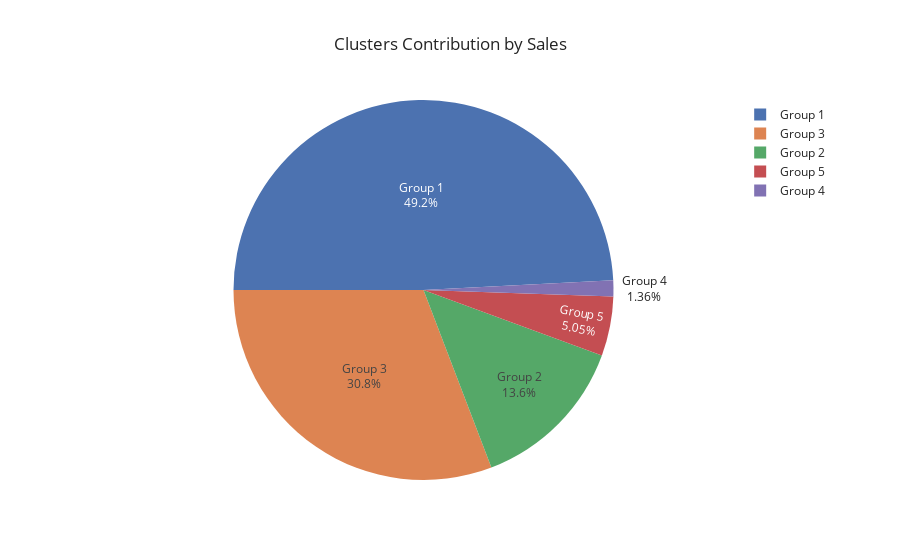

The notebook cell saved with this chart:
### Code cell
# pie plot
import plotly.express as px

fig = px.pie(ord_sales_cluster['Sales'],
             values=ord_sales_cluster['Sales'].values,
             names=ord_sales_cluster['Sales'].index,
             title="Clusters Contribution by Sales",
             template="seaborn")
fig.update_traces(rotation=-90, textinfo="percent+label")
#Saving Plot for dashboards

fig.show()

### Figure 1 — Plotly figure (JSON) as saved in the notebook; plotly's stock layout.template omitted (floating-point values rounded to 4 significant figures)
{"data": [{"domain": {"x": [0, 1], "y": [0, 1]}, "hovertemplate": "K-Means_Cluster=%{label}<br>value=%{value}<extra></extra>", "labels": ["Group 1", "Group 2", "Group 3", "Group 4", "Group 5"], "legendgroup": "", "name": "", "rotation": -90, "showlegend": true, "textinfo": "percent+label", "type": "pie", "values": [538600.0, 148800.0, 337500.0, 14900.0, 55340.0]}], "layout": {"legend": {"tracegroupgap": 0}, "title": {"text": "Clusters Contribution by Sales"}}}
